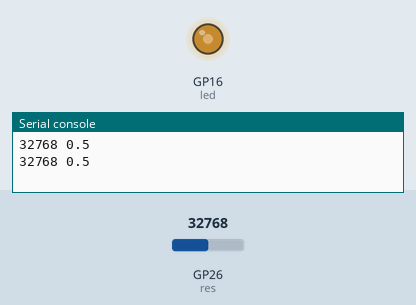
This program was run on a simulated Raspberry Pi Pico running CircuitPython. Shown: output pins drawn as LEDs (lit = HIGH), the last lines printed to the serial console. The test bench sets the inputs (shaded band); at power-on: GP26 (res) = 32768 (analog values on the 0–65535 scale).

Above: at 4.2 s.
4.3 s: GP26 (res) set to 45874
At 6.2 s:
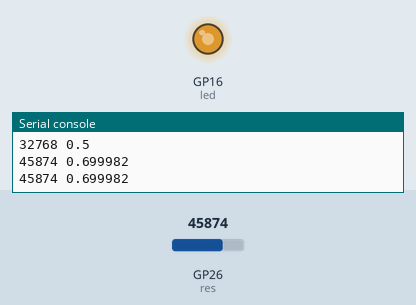
6.5 s: GP26 (res) set to 57670
At 7.7 s:
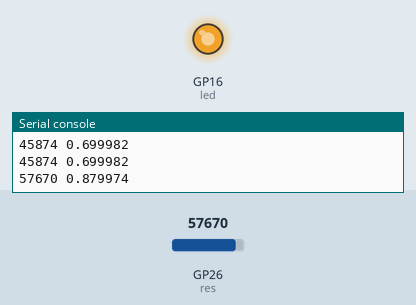
8.5 s: GP26 (res) set to 7864
At 9.3 s:
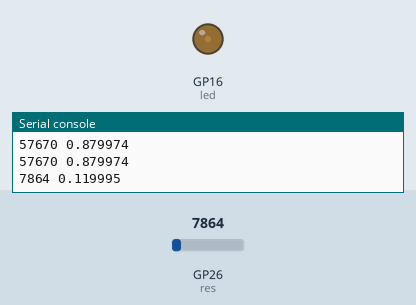
Timing chart, 0 to 11.5 s (numbered marks = the images above; inputs shaded):
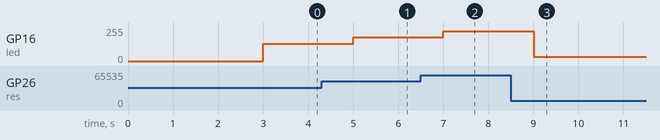

Measured:
- after the input at 4.3 s, GP16 (led): 128/255 → 178/255 after 0.70 s
- after the input at 6.5 s, GP16 (led): 178/255 → 224/255 after 0.50 s
- after the input at 8.5 s, GP16 (led): 224/255 → 31/255 after 0.50 s

The program:

read_adc.py
```python
import board
import digitalio
import pwmio
import analogio
import time

res = analogio.AnalogIn(board.A0)
led = pwmio.PWMOut(board.GP16, frequency=1000)
time.sleep(3)
while True:
    print(res.value, res.value/2**16)
    led.duty_cycle = res.value
    time.sleep(1)
```
